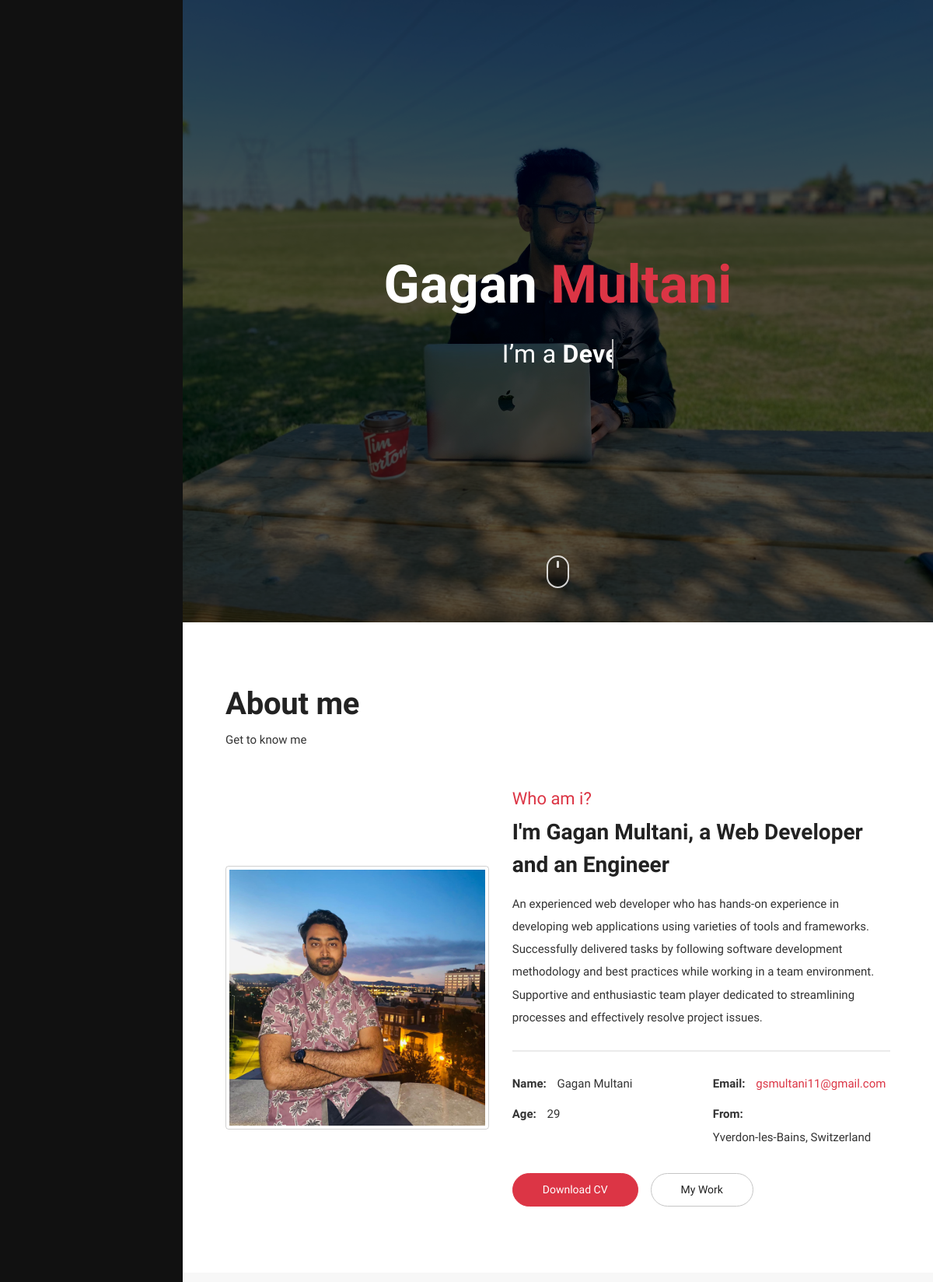
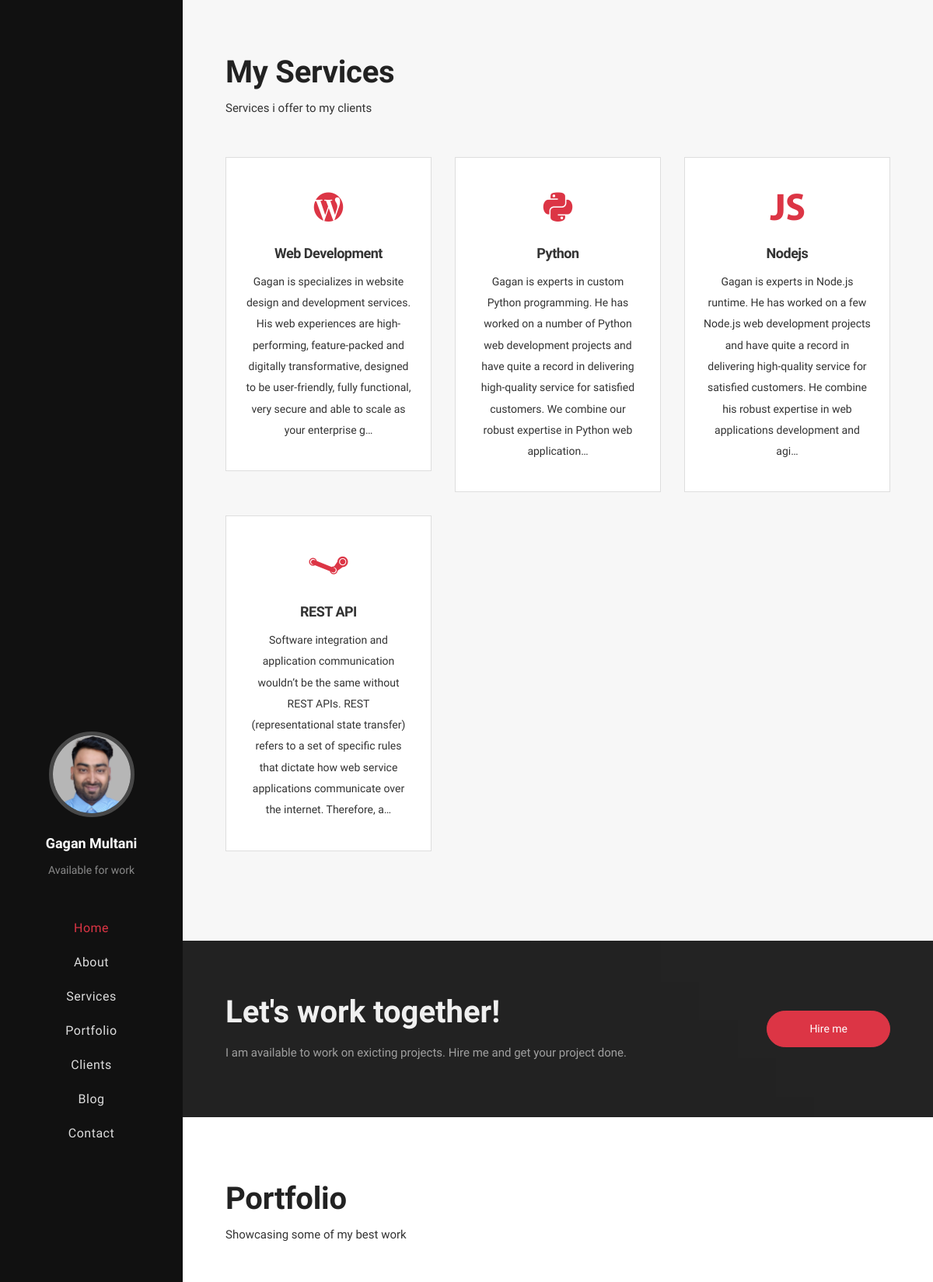
The page / (upper part) on the database its author committed (2 pictures, top to bottom).
### projects/models.py (models this page shows, shortened)
class Service(models.Model):
    service_title = models.CharField(max_length=200)
    service_description = models.TextField(null=True, blank=True)
    icon = models.CharField(max_length=200, blank=True)

### projects/views.py (the view)
# urls.py: path("", views.homePage, name='home')
def homePage(request):
    services = Service.objects.all()
    project = Project.objects.all()
    review = Review.objects.all()
    form = ContactForm()
    if request.method == 'POST':
        form = ContactForm(request.POST)
        form.save()
    context = {'services': services, 'projects': project, 'reviews': review, 'form':form}
    return render(request, 'projects/index.html', context)

### projects/models.py (called while the page is built)
    def __str__(self):
        return self.title

### projects/templates/projects/index.html (shortened to what this page needs)
{% extends 'main.html' %}
{% load static %}
{% block content %}
    <div class="sections-wrapper">
      <section class="home-area element-cover-bg" id="home-area" style="background-image:url(../../static/img/home.jpg)">
        <div class="container h-100">
          <div class="row h-100 align-items-center justify-content-center">
            <div class="col-12 col-lg-8 home-content text-center">
              <h1 class="home-name">Gagan <span>Multani</span></h1>
              <h4 class="cd-headline clip home-headline">I’m a <span class="cd-words-wrapper single-headline"><b class="is-visible">Developer</b><b>Designer</b><b>Freelancer</b></span></h4>
            </div><a href="#about-area" data-scroll>
              <div class="home-mouse">
                <div class="mouse-shape">
                  <div class="mouse-wheel"></div>
                </div>
              </div>
            </a>
          </div>
        </div>
      </section>
      <section class="single-section about-area" id="about-area">
        <div class="container">
          <div class="row">
            <div class="col-12">
              <div class="section-heading">
                <h2 class="section-title">About me</h2>
                <p class="section-description">Get to know me</p>
              </div>
            </div>
          </div>
          <div class="row align-items-center">
            <div class="col-12 col-lg-5 about-img"><img class="img-fluid img-thumbnail" src="{% static 'img/about-img.jpeg' %}" alt="About Picture"></div>
            <div class="col-12 col-lg-7 about-content">
              <div class="content-block">
                <h2 class="content-subtitle">Who am i?</h2>
                <h6 class="content-title">I'm Gagan Multani, a Web Developer and an Engineer</h6>
                <div class="content-description">
                  <p>An experienced web developer who has hands-on experience in developing web
                    applications using varieties of tools and frameworks. Successfully delivered tasks by
                    following software development methodology and best practices while working in a team
                    environment. Supportive and enthusiastic team player dedicated to streamlining processes
                    and effectively resolve project issues.</p>
                </div>
                <address class="content-info">
                  <div class="row">
                    <div class="col-12 col-md-6 single-info"><span>Name:</span>
                      <p>Gagan Multani</p>
                    </div>
                    <div class="col-12 col-md-6 single-info"><span>Email:</span>
                      <p><a href="mailto:daniel@example.com">gsmultani11@gmail.com</a></p>
                    </div>
                  </div>
                  <div class="row">
                    <div class="col-12 col-md-6 single-info"><span>Age:</span>
                      <p>29</p>
                    </div>
                    <div class="col-12 col-md-6 single-info"><span>From:</span>
                      <p>Yverdon-les-Bains, Switzerland</p>
                    </div>
                  </div>
                </address><a class="btn content-download button-main button-scheme" href="{% static 'downloads/GaganMultaniResume.pdf' %}" role="button">Download CV</a><a class="btn content-work button-main" data-scroll="" href="#portfolio-area" role="button">My Work</a>
              </div>
            </div>
          </div>
        </div>
      </section>
      <section class="single-section alt-bg services-area" id="services-area">
        <div class="container">
          <div class="row">
            <div class="col-12">
              <div class="section-heading">
                <h2 class="section-title">My Services</h2>
                <p class="section-description">Services i offer to my clients</p>
              </div>
            </div>
          </div>
          <div class="row">
            {% for service in services %}
            <div class="col-12 col-md-6 col-lg-4">
              <div class="single-service"><i class="icon service-icon ion-logo-{{service.icon}}"></i>
                <h6 class="service-title">{{service.service_title}}</h6>
                <p class="service-description">{{service.service_description|truncatechars:250}}</p>
              </div>
            </div>
            {% endfor %}
          </div>
        </div>
      </section>
      <section class="single-section element-cover-bg hire-area" id="hire-area" style="background-image:url(img/hire.jpg)">
        <div class="container">
          <div class="row row-custom">
            <div class="col-12 col-md-8 content-part">
              <h1 class="hire-title">Let's work together!</h1>
              <p class="hire-description">I am available to work on exicting projects. Hire me and get your project done.</p>
            </div>
            <div class="col-12 col-md-4 button-part"><a class="btn hire-btn button-main button-scheme" data-scroll="" href="#contact-area" role="button">Hire me</a></div>
          </div>
        </div>
      </section>
      <section class="single-section portfolio-area" id="portfolio-area">
        <div class="container">
          <div class="row">
            <div class="col-12">
              <div class="section-heading">
                <h2 class="section-title">Portfolio</h2>
                <p class="section-description">Showcasing some of my best work</p>
              </div>
            </div>
          </div>
        </div>
    </div>
  </div>
  {% endblock content %}

### templates/main.html (shortened to what this page needs)
<!DOCTYPE html>
{% load static %}
<html lang="zxx">
<head>
  <link rel="stylesheet" href="{% static 'css/bootstrap-custom.css' %}">
  <link rel="stylesheet" href="{% static 'css/ionicons.min.css' %}">
  <link rel="stylesheet" href="{% static 'css/owl.carousel.min.css' %}">
  <link rel="stylesheet" href="{% static 'css/owl.theme.default.min.css' %}">
  <link rel="stylesheet" href="{% static 'css/simplebar.min.css' %}">
  <link rel="stylesheet" href="{% static 'css/jquery.mb.YTPlayer.min.css' %}">
  <link rel="stylesheet" href="{% static 'css/main.css' %}">
  <link id="color-scheme" rel="stylesheet" href="{% static 'css/colors/main-red.css' %}">
  <link rel="stylesheet" href="{% static 'css/custom.css' %}">
</head>
<body>
    {% include 'nav-bar.html' %}
    {% block content %}
    {% endblock content %}
</body>
</html>

### templates/nav-bar.html (shortened to what this page needs)
{% load static %}
  <div class="main-wrapper">
    <header>
      <nav class="sidebar" data-simplebar>
        <div class="sidebar-header"><a href="#home" data-scroll><img class="img-fluid sidebar-avatar" src="{% static 'img/profile-avatar.png' %}" alt="Profile avatar"></a><span class="sidebar-name">Gagan Multani</span>
          <p class="sidebar-status">Available for work</p>
        </div>
        <div class="sidebar-menu">
          <ul class="list-unstyled list-menu">
            <li><a class="nav-link" href="#home-area" data-scroll>Home</a></li>
            <li><a class="nav-link" href="#about-area" data-scroll>About</a></li>
            <li><a class="nav-link" href="#services-area" data-scroll>Services</a></li>
            <li><a class="nav-link" href="#portfolio-area" data-scroll>Portfolio</a></li>
            <li><a class="nav-link" href="#testimonials-area" data-scroll>Clients</a></li>
            <li><a class="nav-link" href="#blog-area" data-scroll>Blog</a></li>
            <li><a class="nav-link" href="#contact-area" data-scroll>Contact</a></li>
          </ul>
        </div>
      </nav>
    </header>

### templates/footer.html (shortened to what this page needs)
{% load static %}

### static/css/colors/main-red.css (style rules this page uses)
:root { --custom: #dc3545; }
a:not(.btn) { color: #dc3545; }
.btn.button-scheme { background-color: #dc3545 !important; border: 1px solid #dc3545 !important; }
.sidebar .sidebar-menu .list-menu .nav-link.active { color: #dc3545; }
.home-area .home-name span { color: #dc3545; }
.about-area .about-content .content-subtitle { color: #dc3545; }
.services-area .single-service .service-icon { color: #dc3545; }

### rows shown on the page
Service: service_title "Web Development", service_description "Gagan is specializes in website design and development services. His web experiences are high-performing, feature-packed and digitally transformative, designed to be user-friendly, fully functional, very secure and able to scale as your enterprise g…"
Service: service_title "Python", service_description "Gagan is experts in custom Python programming. He has worked on a number of Python web development projects and have quite a record in delivering high-quality service for satisfied customers. We combine our robust expertise in Python web application…"
Service: service_title "Nodejs", service_description "Gagan is experts in Node.js runtime. He has worked on a few Node.js web development projects and have quite a record in delivering high-quality service for satisfied customers. He combine his robust expertise in web applications development and agi…"
Service: service_title "REST API", service_description "Software integration and application communication wouldn’t be the same without REST APIs. REST (representational state transfer) refers to a set of specific rules that dictate how web service applications communicate over the internet. Therefore, a…"
